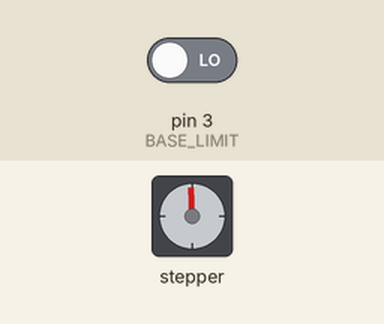
Recording of a sketch running on a simulated Arduino Uno, built with avr-gcc and run on an emulated ATmega328P. Shown: stepper motor. The inputs (shaded band) are chosen by the test bench; at power-on: pin 3 (BASE_LIMIT) LOW. Stepper angles assume 200 steps per turn.

Above: at 0.8 s.
0.9 s: pin 3 (BASE_LIMIT) driven HIGH
At 1.7 s:
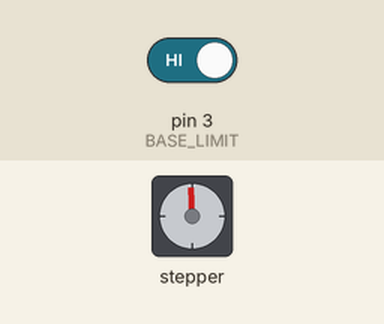
3.9 s: pin 3 (BASE_LIMIT) driven LOW
At 4.44 s:
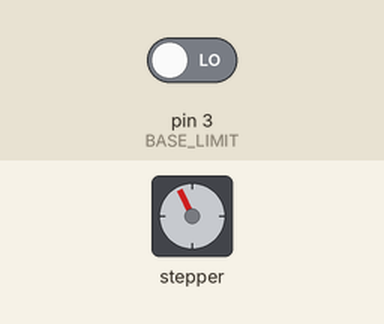
Timing chart, 0 to 32.5 s (numbered marks = the images above; inputs shaded):
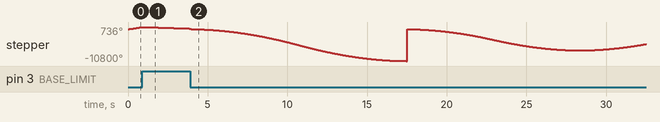

The sketch:

Base_Home_Code.ino
```cpp
#include <AccelStepper.h>
#include <MultiStepper.h>

//Uploaded OCT 12 2022

// Program Constants
#define DRIVER_INTERFACE 1     // AccelStepper interface function. 1 = stepper driver with PUL/DIR pins
#define BASE_MAX_SPEED 2000
#define BASE_RUN_SPEED 500

// Joint Pin Declarations
#define BASE_LIMIT 3
#define BASE_ENA 8
#define BASE_PUL 2
#define BASE_DIR 7

// Global Variables
static long base_motor_position = 0;

// Interrupt Logic variables
// static bool base_limit_reached = false;

// AccelStepper Object Instantiation
AccelStepper BaseStepper(DRIVER_INTERFACE, BASE_PUL, BASE_DIR);

// ----- SETUP -----
void setup(){
  Serial.begin(9600);
  driverInit();
  // attachInterrupt(digitalPinToInterrupt(BASE_LIMIT),isrBaseLimit, LOW);
  homeBaseAxis();


}

// ----- MAIN -----
void loop(){
  //Serial.print(base_motor_position);
  BaseStepper.enableOutputs();
  BaseStepper.setSpeed(-400);
  //BaseStepper.run();
}

// ----- Home Axis Algorithm------
void homeBaseAxis(void){
  bool base_home_set = false;
  int base_limit_reached = 0;

  BaseStepper.enableOutputs();

  while(!base_home_set){

      while(!base_limit_reached){//motor rotates CCW
      BaseStepper.setSpeed(500);
      BaseStepper.runSpeed();
      base_limit_reached = digitalRead(BASE_LIMIT); //this pin stays low untill limit switch is hit
    }

    while(base_limit_reached){ //this runs when the limit switch is being held
      BaseStepper.setSpeed(-100);
      BaseStepper.runSpeed();
      base_limit_reached = digitalRead(BASE_LIMIT);
    }

    BaseStepper.setCurrentPosition(base_motor_position); //motor is set to zero and motor speed is zero
    BaseStepper.setAcceleration(150);
    BaseStepper.runToNewPosition(-6000); //-6000 steps from the limit switch gets us very close to the zero point on the arm
    //~44.44 steps per degree
    BaseStepper.setCurrentPosition(base_motor_position);
    BaseStepper.setAcceleration(150);
    BaseStepper.runToNewPosition(-4000);
    BaseStepper.runToNewPosition(2000);
    //BaseStepper.runToNewPosition(5);
    base_home_set = true;
    BaseStepper.disableOutputs();
  }


}

// ----- AccelStepper Drivier Init -----
void driverInit(void){
  // Base
  pinMode(BASE_LIMIT, INPUT);
  BaseStepper.setMaxSpeed(BASE_MAX_SPEED);
  BaseStepper.setEnablePin(BASE_ENA);
  BaseStepper.setPinsInverted(false, false, true);
  BaseStepper.disableOutputs();

   // Joint 1....
}

// ----- ISR's -----
void isrBaseLimit(void){
  //base_limit_reached = true;
}
```
